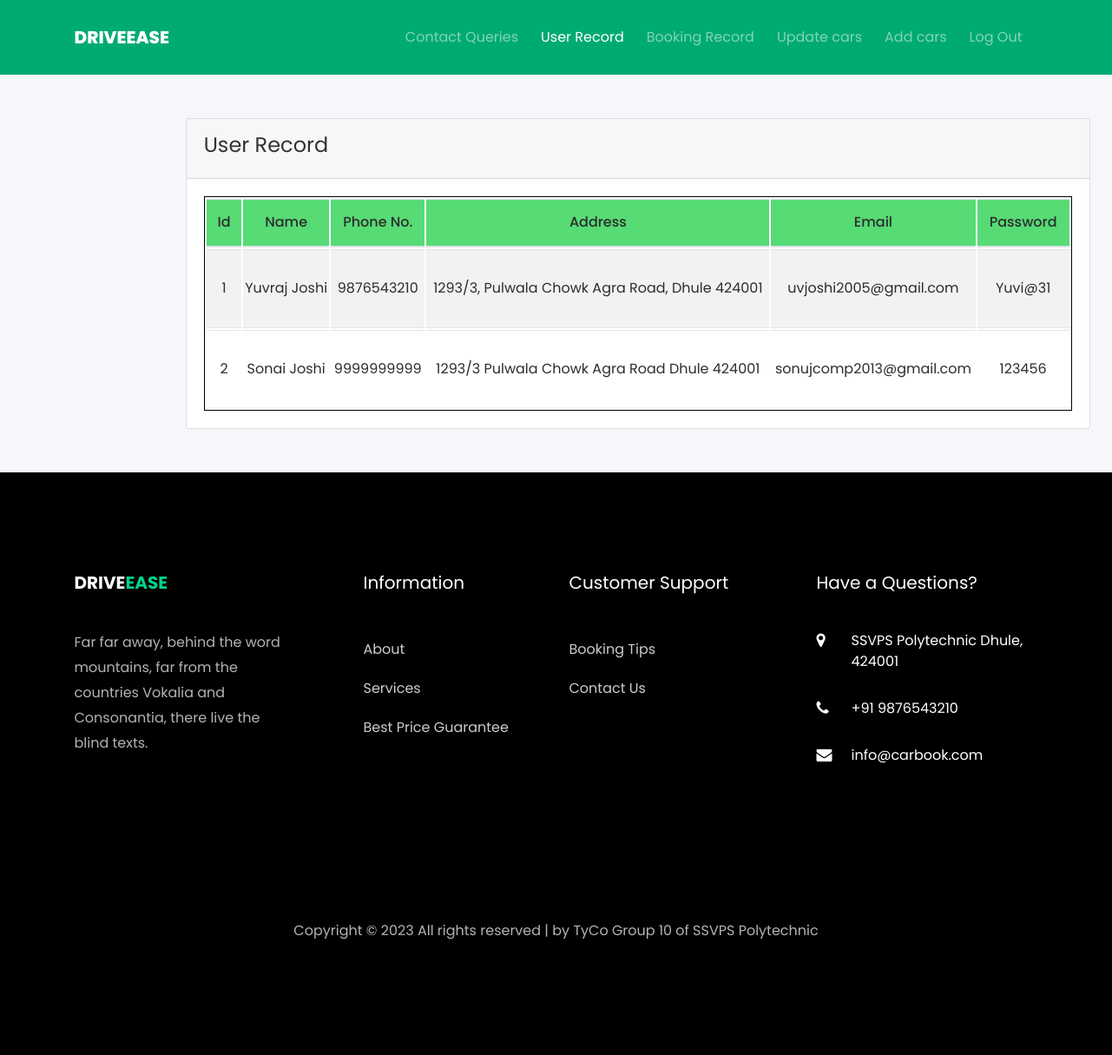
Page /ad_record.php on the committed database.
### tables this page shows
CREATE TABLE `register` (
  `r_id` int(11) NOT NULL,
  `r_name` varchar(100) NOT NULL,
  `r_phone` varchar(10) NOT NULL,
  `r_address` varchar(255) NOT NULL,
  `r_email` varchar(100) NOT NULL,
  `r_pass` varchar(50) NOT NULL
);

### ad_record.php (the view, shortened to what this page needs)
<!DOCTYPE html>
<html lang="en">
<head>
  <link rel="stylesheet" href="css/open-iconic-bootstrap.min.css">
  <link rel="stylesheet" href="css/animate.css">
  <link rel="stylesheet" href="css/owl.carousel.min.css">
  <link rel="stylesheet" href="css/owl.theme.default.min.css">
  <link rel="stylesheet" href="css/magnific-popup.css">
  <link rel="stylesheet" href="css/aos.css">
  <link rel="stylesheet" href="css/ionicons.min.css">
  <link rel="stylesheet" href="css/bootstrap-datepicker.css">
  <link rel="stylesheet" href="css/jquery.timepicker.css">
  <link rel="stylesheet" href="css/flaticon.css">
  <link rel="stylesheet" href="css/icomoon.css">
  <link rel="stylesheet" href="css/style.css">
</head>
<body>
  <nav class="navbar navbar-expand-lg navbar-dark ftco_navbar ftco-navbar-dark" id="ftco-navbar"
    style="background-color: #00aa73; padding: 20px;">
    <div class="container">
      <a class="navbar-brand" href="ad_index.html">Drive<span>Ease</span></a>
      <div class="collapse navbar-collapse" id="ftco-nav">
        <ul class="navbar-nav ml-auto">
          <li class="nav-item" style="padding-right: 10px"><a href="ad_index.php" class="nav-link">Contact Queries</a>
          </li>
          <li class="nav-item active" style="padding-right: 10px"><a href="ad_record.php" class="nav-link">User
              Record</a></li>
          <li class="nav-item" style="padding-right: 10px"><a href="bookrec.php" class="nav-link">Booking
              Record</a></li>
          <li class="nav-item" style="padding-right: 10px"><a href="ad_car.php" class="nav-link">Update cars</a></li>
          <li class="nav-item" style="padding-right: 10px"><a href="add.php" class="nav-link">Add cars</a></li>
          <li class="nav-item" style="padding-right: 10px"><a href="index.html" class="nav-link">Log Out</a></li>
        </ul>
      </div>
    </div>
  </nav>
  <section class="intro">
    <?php
    include "config.php";
    $view = mysqli_query($con, "select * from register") or die(mysqli_error($con));
    ?>
    <div class="bg-image h-100" style="background-color: #f5f7fa" ;>
      <div class="mask d-flex align-items-center h-100">
        <div class="row justify-content-center">
          <div style="margin: 50px ;">
            <div class="row">
              <div class="col-md-12 offset-md-2">
                <div class="card">
                  <div class="card-header">
                    <h4>User Record</h4>
                  </div>
                  <div class="card-body">
                    <table class="table table-striped mb-0" style="color: rgb(45, 45, 45); font-style: normal;">
                      <thead style="background-color: #56db75; ">
                        <tr class="text-center" data-expanded="true">
                          <th>Id</th>
                          <th>Name</th>
                          <th>Phone No.</th>
                          <th>Address</th>
                          <th>Email</th>
                          <th>Password</th>
                        </tr>
                      </thead>
                      <tbody>
                        <?php
                        while ($row = mysqli_fetch_array($view)) {
                          extract($row); ?>
                          <tr class="text-center">
                            <td>
                              <?php echo $row['r_id']; ?>
                            </td>
                            <td>
                              <?php echo $row['r_name']; ?>
                            </td>
                            <td>
                              <?php echo $row['r_phone']; ?>
                            </td>
                            <td>
                              <?php echo $row['r_address']; ?>
                            </td>
                            <td>
                              <?php echo $row['r_email']; ?>
                            </td>
                            <td>
                              <?php echo $row['r_pass']; ?>
                            </td>
                          </tr>
                        <?php } ?>
                      </tbody>
                    </table>
                  </div>
                </div>
              </div>
            </div>
          </div>
        </div>
      </div>
    </div>
  </section>
  <footer class="ftco-footer ftco-bg-dark ftco-section">
    <div class="container">
      <div class="row mb-5">
        <div class="col-md">
          <div class="ftco-footer-widget mb-4">
            <h2 class="ftco-heading-2"><a href="#" class="logo">Drive<span>Ease</span></a></h2>
            <p>Far far away, behind the word mountains, far from the countries Vokalia and Consonantia,
              there live the blind texts.</p>
            <ul class="ftco-footer-social list-unstyled float-md-left float-lft mt-5">
            </ul>
          </div>
        </div>
        <div class="col-md">
          <div class="ftco-footer-widget mb-4 ml-md-5">
            <h2 class="ftco-heading-2">Information</h2>
            <ul class="list-unstyled">
              <li><a href="about.html" class="py-2 d-block">About</a></li>
              <li><a href="index.html#services" class="py-2 d-block">Services</a></li>
              <li><a href="pricing.html" class="py-2 d-block">Best Price Guarantee</a></li>
            </ul>
          </div>
        </div>
        <div class="col-md">
          <div class="ftco-footer-widget mb-4">
            <h2 class="ftco-heading-2">Customer Support</h2>
            <ul class="list-unstyled">
              <li><a href="#" class="py-2 d-block">Booking Tips</a></li>
              <li><a href="contact.html" class="py-2 d-block">Contact Us</a></li>
            </ul>
          </div>
        </div>
        <div class="col-md">
          <div class="ftco-footer-widget mb-4">
            <h2 class="ftco-heading-2">Have a Questions?</h2>
            <div class="block-23 mb-3">
              <ul>
                <li><a href="#"><span class="icon icon-map-marker"></span><span class="text">SSVPS
                      Polytechnic Dhule, 424001</span></li></a>
                <li><a href="#"><span class="icon icon-phone"></span><span class="text">+91
                      9876543210</span></a></li>
                <li><a href="#"><span class="icon icon-envelope"></span><span class="text">info@carbook.com</span></a>
                </li>
              </ul>
            </div>
          </div>
        </div>
      </div>
      <div class="row">
        <div class="col-md-12 text-center">
          <p>
            Copyright &copy;
            <script>document.write(new Date().getFullYear());</script> All rights reserved | by TyCo Group
            10 of SSVPS Polytechnic
          </p>
        </div>
      </div>
    </div>
  </footer>
</body>
</html>

### css/icomoon.css (style rules this page uses)
[class^="icon-"], [class*=" icon-"] { font-family: 'icomoon' !important; speak: none; font-style: normal; font-weight: normal; font-variant: normal; text-transform: none; line-height: 1; -webkit-font-smoothing: antialiased; -moz-osx-font-smoothing: grayscale; }
.icon-map-marker:before { content: "\f041"; }
.icon-phone:before { content: "\f095"; }
.icon-envelope:before { content: "\f0e0"; }

### rows in the picture
register: r_id "1", r_name "Yuvraj Joshi", r_phone "9876543210", r_address "1293/3, Pulwala Chowk Agra Road, Dhule 424001", r_email "uvjoshi2005@gmail.com", r_pass "Yuvi@31"
register: r_id "2", r_name "Sonai Joshi", r_phone "9999999999", r_address "1293/3 Pulwala Chowk Agra Road Dhule 424001", r_email "sonujcomp2013@gmail.com", r_pass "123456"
